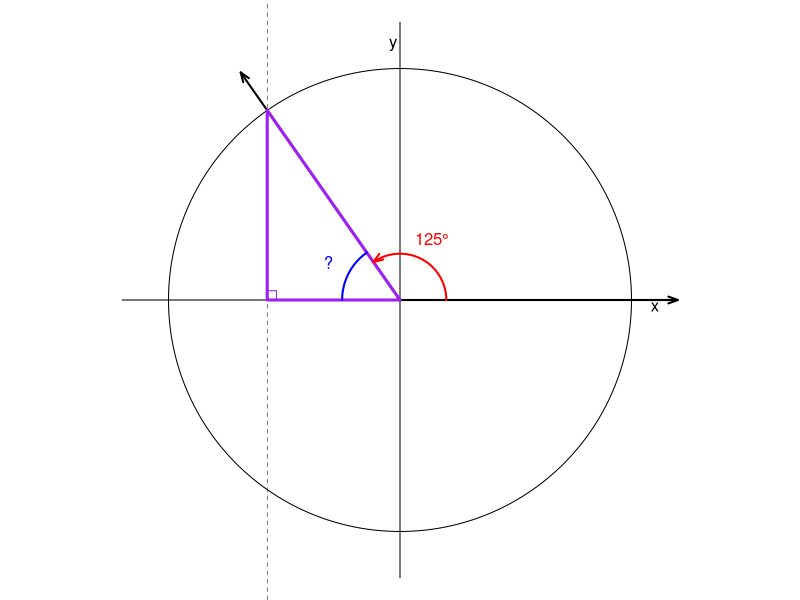

The R source for this figure:
## ---- chunk 1
deg = sample(c(90,180,270),1)+sample(20:70,1)
if(deg>90 && deg<180){
    ref = 180-deg
    deg2 = 180
    quad = "II"
    equ = paste0("180°-",deg,"°=",ref,"°",collapse="")
} else if(deg>180 && deg<270){
    ref = deg-180
    deg2 = 180
    quad = "III"
    equ = paste0(deg,"°-180°","=",ref,"°",collapse="")
} else if(deg>270 && deg<360){
    ref = 360-deg
    deg2 = 360
    quad = "IV"
    equ = paste0("360°-",deg,"°=",ref,"°",collapse="")
} else {
    ref = -666
    deg2 = 666
}

rad = deg/180*pi
rad2 = deg2/180*pi

## ---- chunk 2
par(mar=c(0,0,0,0),pty="s")
plot(0,0,"n",axes=F,ann=F,xlim=c(-1.2,1.2),ylim=c(-1.2,1.2))
arrows(-1.2,0,1.2,0,0.1,20,0,lwd=1)
arrows(0,-1.2,0,1.2,0.1,20,0,lwd=1)
arrows(0,0,1.2,0,0.1,20,lwd=2)
text(1.1,-0.03,"x")
text(-0.03,1.1,"y")
th = seq(0,2*pi,pi/360)
lines(cos(th),sin(th))
arrows(0,0,1.2*cos(rad),1.2*sin(rad),0.1,20,lwd=2)
abline(v=cos(rad),lty=2,lwd=0.5)
polygon(c(0,cos(rad),cos(rad)),c(0,sin(rad),0),lwd=3,border="purple")
bm = 0.04
lines(c(cos(rad)-bm*sign(cos(rad)),cos(rad)-bm*sign(cos(rad)),cos(rad)),c(0,bm,bm)*sign(sin(rad)),col="purple")
th2 = seq(0,rad,pi/360)
n = length(th2)
lines(0.2*cos(th2),0.2*sin(th2),col="red",lwd=2)
arrows(0.2*cos(th2[n-1]),0.2*sin(th2[n-1]),0.2*cos(th2[n]),0.2*sin(th2[n]),0.1,20,col="red",lwd=2)
text(0.3*cos(rad/2),0.3*sin(rad/2),paste0(deg,"°",collapse=""),col="red")

th3 = seq(rad,rad2,sign(rad2-rad)*pi/360)
lines(0.25*cos(th3),0.25*sin(th3),col="blue",lwd=2)
text(0.35*cos(mean(th3)),0.35*sin(mean(th3)),"?",col="blue")
